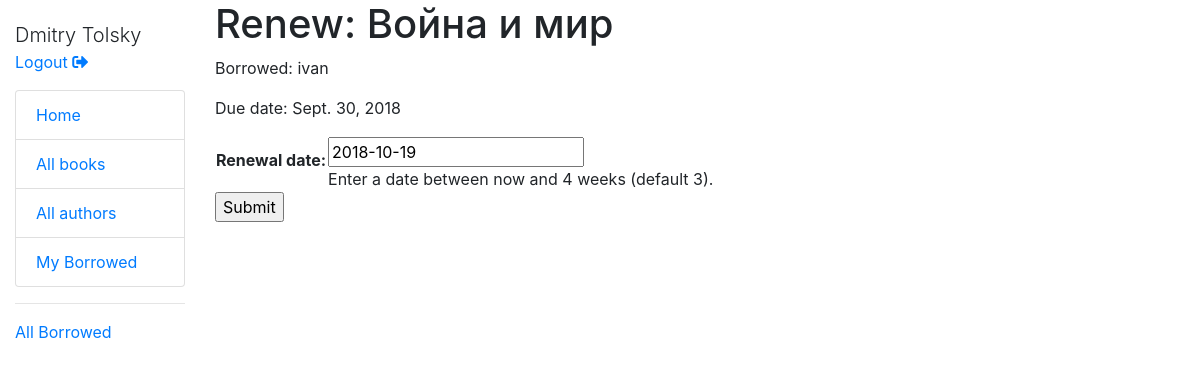
The page /catalog/book/f6d1cbd1-6ce4-438f-86ba-954855dd507a/renew/ (signed in) on the database as committed earlier.
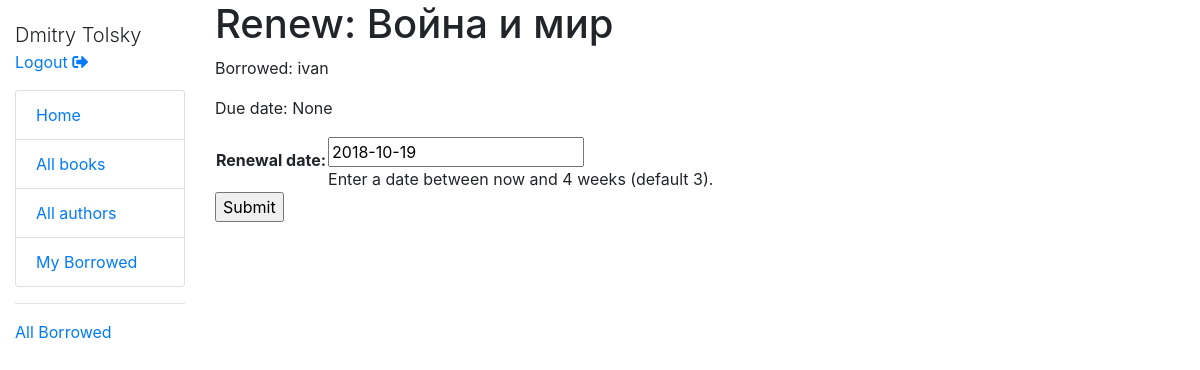
The same page on the database as committed later.
### catalog/models.py (models this page shows, shortened)
class BookInstance(models.Model):
    id = models.UUIDField(primary_key=True, default=uuid.uuid4, help_text="Unique ID for this particular book across whole library")
    book = models.ForeignKey('Book', on_delete=models.SET_NULL, null=True)
    imprint = models.CharField(max_length=200)
    due_back = models.DateField(null=True, blank=True)
    borrower = models.ForeignKey(User, on_delete=models.SET_NULL, null=True, blank=True)
    LOAN_STATUS = (
        ('m', 'Maintenance'),
        ('o', 'On loan'),
        ('a', 'Available'),
        ('r', 'Reserved')
    )
    status = models.CharField(max_length=1, choices=LOAN_STATUS, blank=True, default='m', help_text="Book availability")
    class Meta:
        ordering = ["due_back"]
        permissions = (
            ("can_mark_returned", "Set book as returned"),
        )
    @property
    def is_overdue(self):
        if self.due_back and date.today() > self.due_back:
            return True
        return False

class Book(models.Model):
    title = models.CharField(max_length=200)
    author = models.ForeignKey('Author', on_delete=models.SET_NULL, null=True)
    summary = models.TextField(max_length=1000, help_text="Enter a brief description of the book.")
    isbn = models.CharField('ISBN', max_length=13, help_text='13 Character <a href="https://www.isbn-international.org/content/what-isbn">ISBN number</a>')
    genre = models.ManyToManyField(Genre, help_text="Select a genre for this book.")
    language = models.ForeignKey('Language', on_delete=models.SET_NULL, null=True)
    def display_genre(self):
        return ', '.join([genre.name for genre in self.genre.all()[:3]])
    display_genre.short_description = 'Genre'

### catalog/views.py (the view)
# urls.py: url(r'^book/(?P<pk>[-\w]+)/renew/$', views.renew_book_librarian, name='renew-book-librarian'),
@permission_required('catalog.can_mark_returned')
def renew_book_librarian(request, pk):
    book_inst = get_object_or_404(BookInstance, pk=pk)
    if request.method == 'POST':
        form = RenewBookModelForm(request.POST)
        if form.is_valid():
            book_inst.due_back = form.cleaned_data['due_back']
            book_inst.save()
            return HttpResponseRedirect(reverse('all-borrowed'))
    else:
        proposed_renewal_date = datetime.date.today() + datetime.timedelta(weeks=3)
        form = RenewBookModelForm(initial={'due_back': proposed_renewal_date})
    return render(
        request,
        'catalog/book_renew_librarian.html',
        {'form': form, 'bookinst': book_inst}
    )

### catalog/forms.py (shortened to what this page needs)
class RenewBookModelForm(ModelForm):
    class Meta:
        model = BookInstance
        fields = ['due_back']
        labels = {'due_back': _('Renewal date')}
        help_texts = {'due_back': _("Enter a date between now and 4 weeks (default 3).")}

### catalog/templates/catalog/book_renew_librarian.html (shortened to what this page needs)
{% extends "base_generic.html" %}
{% block content %}
    <h1>Renew: {{ bookinst.book.title }}</h1>
    <p>Borrowed: {{ bookinst.borrower }}</p>
    <p {% if bookinst.is_overdue %} class="text-danger"{% endif %}>Due date: {{ bookinst.due_back }}</p>
    <form action="" method="post">
        <table>
            {{ form }}
        </table>
        <input type="submit" value="Submit">
    </form>
{% endblock %}

Rows that differ between the two databases and show on the page:
changed BookInstance "Война и мир": due_back "Sept. 30, 2018" → "None"
